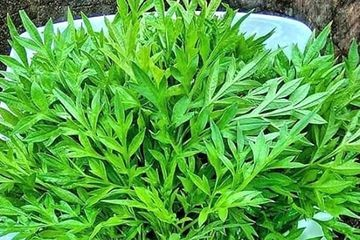
#> input picture Channel Blue/daun_kenikir.jpg, 360 x 240 px
$ python 'ChannelWarnaB(Blue).py'
#> lines starting #> are read from the running program, lines starting #| are printed output that depends on the picture
import numpy as np
import imageio
import matplotlib.pyplot as plt

def extract_blue_channel(image_paths):

    plt.figure(figsize=(15, 5))

    for i, image_path in enumerate(image_paths):

        image = imageio.imread(image_path)
#> image is the input picture: shape (240, 360, 3); mean R, G, B 87.4, 166.9, 67.8
        blue_channel = image[:, :, 2]
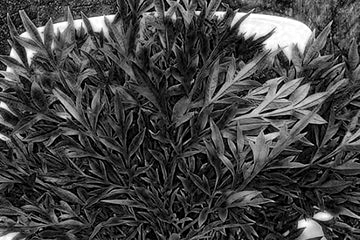
#> blue_channel: shape (240, 360); min 0, max 255, mean 67.8


        plt.subplot(1, 3, i + 1)
        plt.imshow(blue_channel, cmap='gray')
        plt.title(f'Blue Channel - {image_path}')
        plt.axis('off')
#> pass 2 of the loop in extract_blue_channel, `for i, image_path in enumerate(image_paths):`:
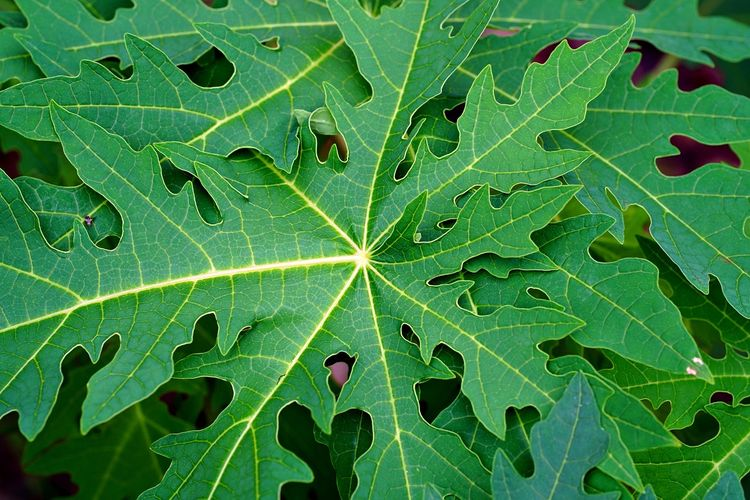
#> input picture Channel Blue/daun_pepaya.jpeg, 750 x 500 px
#> in extract_blue_channel, image is the input picture: shape (500, 750, 3); mean R, G, B 53.9, 132.1, 65.3
#> in extract_blue_channel, `blue_channel = image[:, :, 2]`:
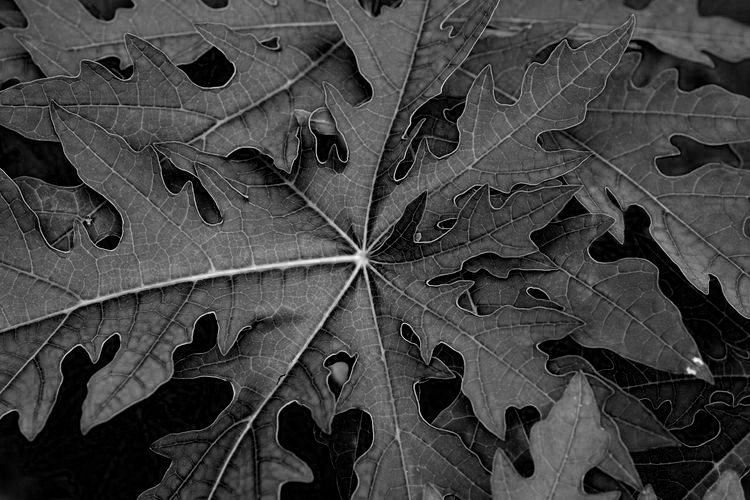
#> blue_channel: shape (500, 750); min 0, max 250, mean 65.3
#> pass 3 of the loop in extract_blue_channel, `for i, image_path in enumerate(image_paths):`:
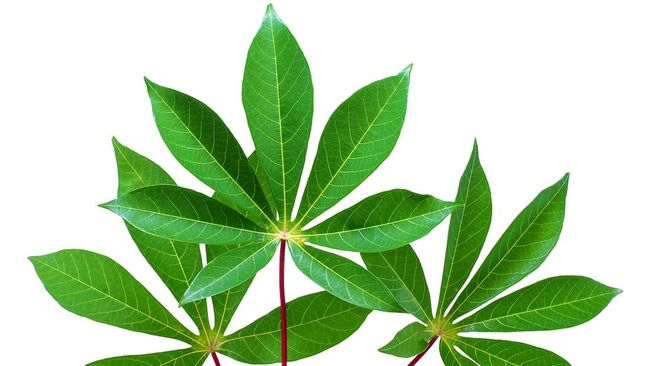
#> input picture Channel Blue/daun_singkong.jpeg, 650 x 366 px
#> in extract_blue_channel, image is the input picture: shape (366, 650, 3); mean R, G, B 179.8, 209.5, 167.1
#> in extract_blue_channel, `blue_channel = image[:, :, 2]`:
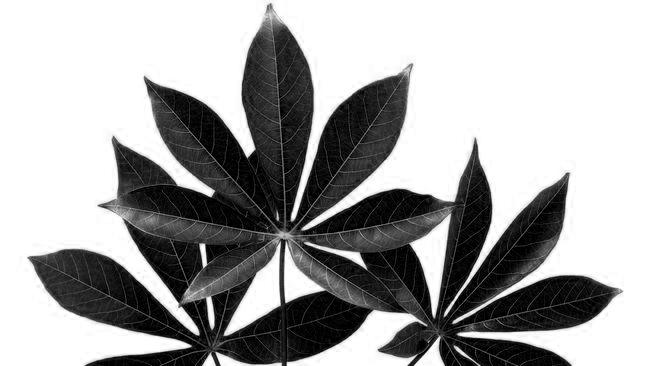
#> blue_channel: shape (366, 650); min 0, max 255, mean 167.1

    plt.tight_layout()
    plt.show()
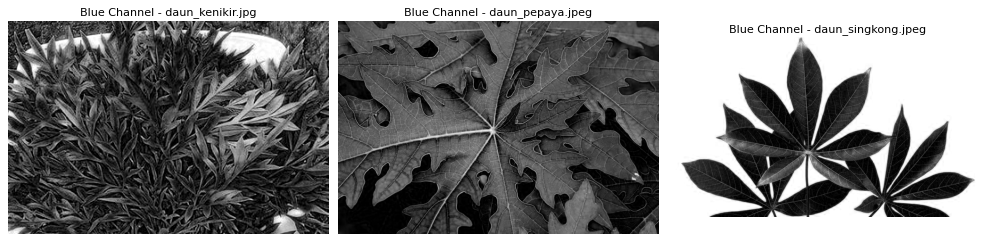
#> figure drawn by matplotlib, 3 panels


image_paths = ['daun_kenikir.jpg', 'daun_pepaya.jpeg', 'daun_singkong.jpeg']
extract_blue_channel(image_paths)
